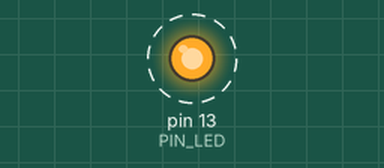
This sketch was run on a simulated Arduino Uno, built with avr-gcc and run on an emulated ATmega328P. Shown: output pins drawn as LEDs (lit = HIGH). Dashed ring = blinking. What the sketch prints to the serial monitor is not drawn.

Above: at 0.5 s.
Timing chart, 0 to 4.6 s (numbered marks = the images above):
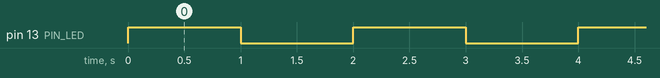

The sketch:

04_example_3.ino.ino
```cpp
#define PIN_LED 13
unsigned int count, toggle;

void setup() {
  pinMode(PIN_LED, OUTPUT);
  Serial.begin(115200); //Initialize serial port
  while (!Serial) {
    ; // wait for serial port to connect
  }
  Serial.println("Hello World!");
  count = toggle = 0;
  digitalWrite(PIN_LED, toggle); // turn off LED
}

void loop() {
  Serial.println(++count);
  toggle = toggle_state(toggle); // toggle LED value
  digitalWrite(PIN_LED, toggle); // update LED status
  delay(1000); // wait for 1000 milliseconds
}

int toggle_state(int toggle) {
  toggle += 1;
  toggle %= 2;
  return toggle;
}
```

Measured:
- by itself, pin 13 (PIN_LED): alternates HIGH for 1.0 s and LOW for 1.0 s
